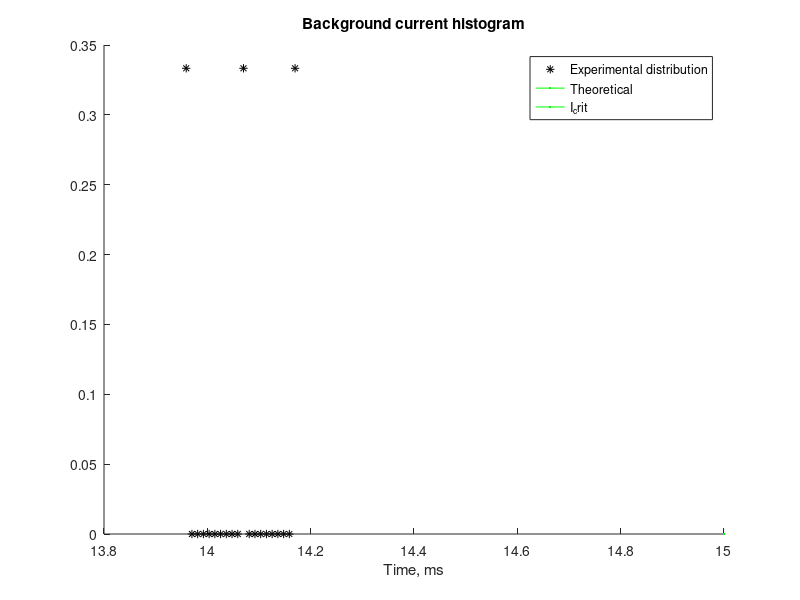

Reproduce this figure in MATLAB.
%% Print Analysed Raw Data
function pard
global pi
pi = 3.14159265359;
    fprintf('\n\t\tNew instance %4.0f\n', random('Uniform', 1, 99999));

    LOAD_NEURON_PARAMETERS = 1;
    LOAD_POTENTIALS = 0;
    LOAD_SYNAPSE_DATA = 0;
    LOAD_SPIKES = 0;
    LOAD_SYNAPSES = 0;
    LOAD_CURRENTS = 0;
    
    CALCULATE_AVERAGE_POTENTIAL = LOAD_POTENTIALS * 1;              %Plots an average potential vs time
    CALCULATE_AVERAGE_CURRENT = LOAD_CURRENTS * 1;                  %Plots average synaptic current (with SD) vs time
    CALCULATE_BG_CURRENT_HISTOGRAM = LOAD_NEURON_PARAMETERS * 1;    %Plots a histogram of background currents of neurons
    
    CALCULATE_ACTIVITY_HISTOGRAM = LOAD_SPIKES * 1;                 %Plots an activity histogram (activity of network vs time)
    CALCULATE_AVERAGE_ISI = LOAD_SPIKES * 0;                        %Plots average InterSpike Interval vs time
    CALCULATE_ISI_HISTOGRAM = LOAD_SPIKES * 0;                      %Plots a histogram of ISI
    
    FIND_BURSTS = CALCULATE_ACTIVITY_HISTOGRAM * 1;                 %Finds bursts and marks them on other plots
    BURSTS_STATISTICS = FIND_BURSTS * 1;                            %Calculates and outputs some statistics about bursts, like length, amount os spikes, etc.
    CALCULATE_IBI = FIND_BURSTS * 0;    PLOT_IBI = CALCULATE_IBI * 0;%Calculates (and Plots resp.) time since last burst vs time.
    CALCULATE_IBI_HISTOGRAM = CALCULATE_IBI * 1;                    %Plots InterBurst Interval histogram vs time.
    FULL_BURST_AMPLITUDE = FIND_BURSTS * LOAD_SYNAPSES * 1;         %Calculates amplitude of bursts in terms of active synapses. Very slow.

%%%%%%%%%%%%%%%%%%%%%%%%%%%LOADING FROM FILES%%%%%%%%%%%%%%%%%%%%%%%%%%%%%%
    %% Analyzing parameters.txt
    fid = fopen('data/parameters.txt');
    fscanf(fid,'________Simulation parameters:\n');
    ton = fscanf(fid,'Type of neurons = %s');
    tos = fscanf(fid,'\nType of synapses = %s');
    N = fscanf(fid,'Neurons in simulation = %f;');
    p = fscanf(fid,'\nProbability of connection = %f;');
    time_length = fscanf(fid,'\nLength of simulation (msec) = %f;');
    tbe = fscanf(fid,'\nTime between exports (msec) = %f');
    fscanf(fid,'%s', 1);
    tbvie = fscanf(fid,'\nTime between I/V exports (msec) = %f');
    dt = fscanf(fid,';\nTime-step (msec) = %f;');
    fscanf(fid,'\n');
    tbwe = fscanf(fid,'\nTime between weight exports = %f;');
    aoin = fscanf(fid,'\nAmount of inhibitory neurons = %f;');
    tostim = fscanf(fid,'\nType of stimulation = %f;');
    syn_noise_freq = fscanf(fid,'\nSynaptic noise frequency = %f;');
    tau_stim = fscanf(fid,'\nTau stimulation = %f;');
    min_noise = fscanf(fid,'\nMin noise = %f;');
    max_noise = fscanf(fid,'ax noise = %f;');
    mean_stim = fscanf(fid,'\nMean stimulation = %f;');
    sd_stim = fscanf(fid,'\nSigma stimulation = %f;');
    import_neurons = fscanf(fid,'\nImport neurons = %d;');
    import_synapses = fscanf(fid,'synapses = %d;');
    fclose(fid);

    number_of_exports = floor(time_length / tbvie) + 1;
    fprintf('Parameters loaded.\n');

    %% Analysing neuron_parameters.txt
    if LOAD_NEURON_PARAMETERS == 1
        fid = fopen('data/neuron_parameters.txt');
        fscanf(fid,'\n________Neurons potential threshold:\n');
        Vth = fscanf(fid,'%f ');
        Vth = Vth';
        fscanf(fid,'\n________Neurons Vrest:\n');
        Vrest = fscanf(fid,'%f ');
        Vrest = Vrest';
        fscanf(fid,'\n________Neurons Ibg:\n');
        Ibg = fscanf(fid,'%f ');
        Ibg = Ibg';
        fclose(fid);
        fprintf('Neuron parameters loaded.\n');
    end
  
    %% Analyzing output.txt
    if LOAD_POTENTIALS == 1
        fid = fopen('data/output.txt');
        V = zeros(number_of_exports, N);
        time13 = zeros(1, number_of_exports);
        for i=1 : 1 : number_of_exports
            time13(i) = fscanf(fid, '_________Time = %f');
            fscanf(fid, '\n____Potentials:\n');
            asd = fscanf(fid, '%f ', [1 N]);
            for j=1 : 1 : N
                V(i, j) = asd(j);
            end
            fscanf(fid, '\n');
        end
        fclose(fid);
        fprintf('Output loaded.\n');
    end

    %% Analyzing synapse.txt
    if LOAD_SYNAPSE_DATA == 1
        fid = fopen('data/synapse.txt');
        X = zeros(1, number_of_exports);
        Y = zeros(1, number_of_exports);
        Z = zeros(1, number_of_exports);
        U = zeros(1, number_of_exports);
        time2 = zeros(1, number_of_exports);
        for i=1 : 1 : number_of_exports
            time2(i) = fscanf(fid, '_________Time = %f\n');
            X(i) = fscanf(fid, '%f ', 1);
            Y(i) = fscanf(fid, '%f ', 1);
            Z(i) = fscanf(fid, '%f ', 1);
            U(i) = fscanf(fid, '%f ', 1);
            fscanf(fid, '\n');
        end
        fclose(fid);
        fprintf('Synapse loaded.\n');
    end
  
    %% Analyzing spikes.txt
    if LOAD_SPIKES == 1
        fid = fopen('data/spikes.txt');
        rastr1 = fscanf(fid, '%f %f', [2 inf]);
        fclose(fid);
        rastr = rastr1(2,:);
        rastr_time = rastr1(1, :);
        rastr = rastr.';
        rastr_time = rastr_time.';
        num = size(rastr, 1);
        max_rastr_time = max(rastr_time);
        fprintf('Spikes loaded.\n');
    end

    %% Analyzing export/synapses.txt
    if LOAD_SYNAPSES == 1
        fid = fopen('export/synapses.txt', 'r');
        Nsyn = fscanf(fid, 'Number of synapses = %d');
        synnum = zeros(1, N);

        for i=1 : 1 : Nsyn
            buf = fscanf(fid, '%s', 1);
            while(~strcmp(buf,'from'))
                buf = fscanf(fid, '%s', 1);
            end
            buf00 = fscanf(fid, '%d', 1);
            synnum(buf00+1) = synnum(buf00+1) + 1;
        end
        fclose(fid);
        fprintf('Connections loaded.\n');
    end
    
    %% Analysing current.txt
    if LOAD_CURRENTS == 1
        fid = fopen('data/current.txt');
        I = zeros(number_of_exports, N);
        I_time = zeros(1, number_of_exports);
        for i=1 : 1 : number_of_exports
            I_time(i) = fscanf(fid, '_________Time = %f');
            asd = fscanf(fid, '%f ', [1 N]);
            for j=1 : 1 : N
                I(i, j) = asd(j);
            end
            fscanf(fid, '\n');
        end
        fclose(fid);
        fprintf('Currents loaded.\n');
    end
    
    
    fprintf('\tSimulation loaded.\n\n');
%%%%%%%%%%%%%%%%%%%%%%%%CALCULATING DATA%%%%%%%%%%%%%%%%%%%%%%%%%%%%%%%%%%%
    %% Calculate average potential
    if CALCULATE_AVERAGE_POTENTIAL == 1
        V_average = zeros(1, number_of_exports);
        for i=1 : 1 : number_of_exports
            for j=1 : 1 : N
                V_average(i) =  V_average(i) + V(i, j);
            end
            V_average(i) = V_average(i) / N;
        end
        fprintf('Average potential calculated.\n');
    end
    
    %% Calculate average current
    if CALCULATE_AVERAGE_CURRENT == 1
        I_average = zeros(1, number_of_exports);
        I_sd = zeros(1, number_of_exports);
        for i=1 : 1 : number_of_exports
            for j=1 : 1 : N
                I_average(i) =  I_average(i) + I(i, j);
            end
            I_average(i) = I_average(i) / N;
            for j=1 : 1 : number_of_exports
                I_sd(i) = I_sd(i) + (I_average(i) - I(i, j))^2;
            end
            I_sd(i) = sqrt(I_sd(i) / (N - 1));
        end
        fprintf('Average current calculated.\n');
    end
    
    %% BG current histogram
    if CALCULATE_BG_CURRENT_HISTOGRAM == 1
        I_bg_min = min(min(Ibg));
        I_bg_max = max(max(Ibg));
        I_bg_N = 20;    %SET AMOUNT OF HISTOGRAM PARTS HERE
        I_bg_d = (I_bg_max - I_bg_min) / (I_bg_N - 1);
        I_bg_hist = zeros(1, I_bg_N);
        for i=1 : 1 : N
            buf00 = floor((Ibg(i) - I_bg_min) / I_bg_d) + 1;
            I_bg_hist(buf00) = I_bg_hist(buf00) + 1;
        end
        I_bg_ind = I_bg_min : I_bg_d : I_bg_max;
        I_bg_thrs = 15;%pA
        I_bg_N1 = 0;
        I_bg_N2 = 0;
        for i=1 : 1 : N
            if(Ibg(i)>I_bg_thrs)
                I_bg_N1 = I_bg_N1 + 1;
            else
                I_bg_N2 = I_bg_N2 + 1;
            end
        end
    end
  
    %% Activity histogram
    if CALCULATE_ACTIVITY_HISTOGRAM == 1
        time_int_spikes = 1;
        integrated_spikes_amount = floor(time_length / time_int_spikes)+1;
        integrated_spikes = zeros(1, integrated_spikes_amount);
        integrated_spikes_time = zeros(1, integrated_spikes_amount);
        for i=1 : 1 : num
            integrated_spikes(floor(rastr_time(i) / time_int_spikes)+1) = ...
              integrated_spikes(floor(rastr_time(i) / time_int_spikes)+1) + 1;
        end
        integrated_spikes_time = 0 : time_int_spikes : ...
            (integrated_spikes_amount - 1) * time_int_spikes;
        integrated_spikes = integrated_spikes / N;
        fprintf('Activity histogram calculated.\n');
    end

    %% Average InterSpike Interval vs time
    if CALCULATE_AVERAGE_ISI == 1
        ISI = 1./(integrated_spikes * N);

        %Overall ISI
        spikes_in_neuron = ones(1, N);
        for i=1 : 1 : num
            spikes_in_neuron(rastr(i)+1) = spikes_in_neuron(rastr(i)+1) + 1;
        end
        overall_ISI = max_rastr_time ./ spikes_in_neuron;
        min_ISI_hist = 0;
        max_ISI_hist = max(max(overall_ISI));
        N_ISI_hist = N / 5; %SET AMOUNT OF HISTOGRAM PARTS HERE
        dISI_hist = (max_ISI_hist - min_ISI_hist) / (N_ISI_hist - 1);
        average_hist_ISI = zeros(1, N_ISI_hist);
        for i=1 : 1 : N
            buf00 = floor(overall_ISI(i) / dISI_hist) + 1;
            average_hist_ISI(buf00) = average_hist_ISI(buf00) + 1;
        end
        average_hist_ISI_ind = min_ISI_hist : dISI_hist : max_ISI_hist;
        fprintf('Average InterSpike Interval calculated.\n');
    end
  
    %% True ISI calculation - ISI histogram
    if CALCULATE_ISI_HISTOGRAM == 1
        spike_per_neuron = zeros(N, 1);
        for i=1 : 1 : length(rastr)
            neuronum = rastr(i) + 1;
            neurotime = rastr_time(i);
            spike_per_neuron(neuronum, 1) = spike_per_neuron(neuronum, 1) + 1;
            spike_per_neuron(neuronum, spike_per_neuron(neuronum, 1)+1) = neurotime;
        end
        diff_spike_per_neuron = zeros(size(spike_per_neuron));
        min_true_ISI = 0;
        max_true_ISI = 0;
        for i=1 : 1 : N
            diff_spike_per_neuron(i, 1) = spike_per_neuron(i, 1);
            diff_spike_per_neuron(i, 2) = spike_per_neuron(i, 2);
            if diff_spike_per_neuron(i, 2) > max_true_ISI
                max_true_ISI = diff_spike_per_neuron(i, 2);
            end
            if spike_per_neuron(i,1) > 1
                for j=2 : 1 : spike_per_neuron(i, 1)
                    diff_spike_per_neuron(i, j+1) = ...
                        spike_per_neuron(i, j+1) - spike_per_neuron(i, j);
                    if diff_spike_per_neuron(i, j+1) > max_true_ISI
                        max_true_ISI = diff_spike_per_neuron(i, j+1);
                    end
                end
            end
        end
        N_true_ISI = max_true_ISI / 10; %SET AMOUNT OF HISTOGRAM PARTS HERE
        true_ISI = zeros(1, N_true_ISI+1);
        d_true_ISI = (max_true_ISI - min_true_ISI) / N_true_ISI;
        for i=1 : 1 : N
            if diff_spike_per_neuron(i,1) > 0
                for j=1 : 1 : diff_spike_per_neuron(i, 1)
                    buf00 = floor(diff_spike_per_neuron(i, j+1) / d_true_ISI) + 1;
                    true_ISI(buf00) = true_ISI(buf00) + 1;
                end
            end
        end
        true_ISI_ind = min_true_ISI : d_true_ISI : max_true_ISI;
        fprintf('InterSpike Interval histogram calculated.\n');
    end
  
    %% Finding busrsts
    if FIND_BURSTS == 1
        burst_threshold = 0.2;          % % of network
        burst_width_threshold = 0.02;   % % of network
        window_size = 100;              %ms
        find_bursts = zeros(1, integrated_spikes_amount);
        for i=1 : 1 : integrated_spikes_amount
            if integrated_spikes(i) > burst_threshold
                find_bursts(i) = integrated_spikes(i);
            end
        end
        i = 1;
        while i < integrated_spikes_amount
            j = i+1;
            while integrated_spikes_time(j) - integrated_spikes_time(i) ...
                    < window_size && j+1 <= integrated_spikes_amount
                if find_bursts(i) > find_bursts(j)
                    find_bursts(j) = 0;
                else
                    find_bursts(i) = 0;
                    break;
                end
                j = j+1;
            end
            i = j;
        end
        amount_of_bursts = 0;
        burst_amps = zeros(1);
        burst_time = zeros(1);
        burst_spikes = zeros(1);
        burst_start = zeros(1);
        burst_end = zeros(1);
        for i=1 : 1 : integrated_spikes_amount
            if find_bursts(i) > 0
                amount_of_bursts = amount_of_bursts + 1;
                burst_amps(amount_of_bursts) = find_bursts(i) * N;
                burst_time(amount_of_bursts) = integrated_spikes_time(i);

                j = i-1;
                burst_spikes(amount_of_bursts) = integrated_spikes(i);
                while integrated_spikes(j) > burst_width_threshold
                    burst_spikes(amount_of_bursts) = ...
                        burst_spikes(amount_of_bursts) + integrated_spikes(j);
                    j = j - 1;
                    if j < 1
                        j = 1;
                        break;
                    end
                end
                burst_start(amount_of_bursts) = integrated_spikes_time(j);

                j = i+1;
                while integrated_spikes(j) > burst_width_threshold
                    burst_spikes(amount_of_bursts) = ...
                        burst_spikes(amount_of_bursts) + integrated_spikes(j);
                    j = j + 1;
                    if j > integrated_spikes_amount
                        j = integrated_spikes_amount;
                        break;
                    end
                end
                burst_end(amount_of_bursts) = integrated_spikes_time(j);
            end
        end
        burst_spikes = burst_spikes * N;
        burst_length = burst_end - burst_start;
        fprintf('Bursts found.\n');
    end
  
    %% Bursts statistics: average size, length, etc.
    if BURSTS_STATISTICS == 1
        % Average
        burst_length_av = 0;
        burst_activity_amp_av = 0;
        burst_spikes_amp_av = 0;
        for i=1 : 1 : amount_of_bursts
            burst_spikes_amp_av = burst_spikes_amp_av + burst_spikes(i);
            burst_length_av = burst_length_av + burst_length(i);
            burst_activity_amp_av = burst_activity_amp_av + burst_amps(i);
        end
        burst_spikes_amp_av = burst_spikes_amp_av / amount_of_bursts;
        burst_length_av = burst_length_av / amount_of_bursts;
        burst_activity_amp_av = burst_activity_amp_av / amount_of_bursts;
        
        % SD
        burst_length_sd = 0;
        burst_activity_amp_sd = 0;
        burst_spikes_amp_sd = 0;
        for i=1 : 1 : amount_of_bursts
            burst_length_sd = burst_length_sd + (burst_length(i) - burst_length_av)^2;
            burst_activity_amp_sd = burst_activity_amp_sd + (burst_activity_amp_av - burst_amps(i))^2;
            burst_spikes_amp_sd = burst_spikes_amp_sd + (burst_spikes_amp_av - burst_spikes(i))^2;
        end
        burst_spikes_amp_sd = sqrt(burst_spikes_amp_sd / (amount_of_bursts - 1));
        burst_length_sd = sqrt(burst_length_sd / (amount_of_bursts - 1));
        burst_activity_amp_sd = sqrt(burst_activity_amp_sd / (amount_of_bursts - 1));

        fprintf('Normal burst statistics calculated.\n');
    end
  
    %% InterBurst Interval calculation
    if CALCULATE_IBI == 1
        IBI = zeros(size(burst_amps));
        IBI(1) = burst_time(1);
        for i=2 : 1 : amount_of_bursts
            IBI(i) = burst_time(i) - burst_time(i-1);
        end
        fprintf('InterBurst Interval calculated.\n');
    end
    
    %% InterBurst Interval histogram
    if CALCULATE_IBI_HISTOGRAM == 1
        IBI_min = 0;
        IBI_max = max(max(IBI));
        IBI_N = 1000;   %SET AMOUNT OF HISTOGRAM PARTS HERE
        IBI_d = (IBI_max - IBI_min) / (IBI_N -1);
        IBI_hist = zeros(1, IBI_N);
        for i=1 : 1 : amount_of_bursts
            IBI_hist(floor(IBI(i) / IBI_d) + 1) = ...
                IBI_hist(floor(IBI(i) / IBI_d) + 1) + 1;
        end
        IBI_hist_ind = IBI_min : IBI_d : IBI_max;
        fprintf('InterBurst Interval histogram calculated.\n');
    end

    %% Burst amplitudes as spikes in synapses
    if FULL_BURST_AMPLITUDE == 1
        burst_full_amps = zeros(size(burst_time));
        for i=1 : 1 : length(rastr)
            for j=1 : 1 : length(burst_time)
                if burst_time(j) - rastr_time(i) > -time_int_spikes && ...
                      burst_time(j) - rastr_time(i) <= 0
                    burst_full_amps(j) = burst_full_amps(j) + synnum(rastr(i)+1);
                end
            end
        end
        average_full_burst_amp = 0;
        for i=1 : 1 : length(burst_time)
            average_full_burst_amp = average_full_burst_amp + burst_full_amps(i);
        end
        average_full_burst_amp = average_full_burst_amp / length(burst_time);
        sd_full_burst_amp = 0;
        for i=1 : 1 : amount_of_bursts
            sd_full_burst_amp = sd_full_burst_amp + (average_full_burst_amp - burst_full_amps(i))^2;
        end
        sd_full_burst_amp = sqrt(sd_full_burst_amp/length(burst_time));
        fprintf('Synapse bursts amplitudes calculated.\n');
    end

    fprintf('\t\tData analysed.\n');
%%%%%%%%%%%%%%%%%%%%%%%%PLOTTING DATA%%%%%%%%%%%%%%%%%%%%%%%%%%%%%%%%%%%%%%
    plotnum = 1;    %number of the free figure
    %% Average potential
    if CALCULATE_AVERAGE_POTENTIAL == 1
        figure(plotnum);
        plot(time13, V_average / 15);
        axis([0 max(max(time13)) 0 1]);
        title('Average potential');
        xlabel('Time, ms');
        ylabel('Potential / Vth');
        plotnum = plotnum + 1;
    end

    %% RASTER
    if LOAD_SPIKES == 1
        figure(plotnum);
        hold on;
        plot(rastr_time, rastr, 'k.','MarkerSize',1);
        if FIND_BURSTS == 1
            for i=1 : 1 : amount_of_bursts
                plot([burst_time(i) burst_time(i)], [0 N], 'r');
            end
        end
        plot([max_rastr_time max_rastr_time], [0 N], 'g.-');
        title('Raster plot of spiking neurons');
        axis([0 time_length 0 N]);
        xlabel('Time, ms');
        ylabel('Number of neuron');
        hold off;
        plotnum = plotnum + 1;
    end

    %% Activity
    if CALCULATE_ACTIVITY_HISTOGRAM == 1
        figure(plotnum);
        hold on;
        plot(integrated_spikes_time, integrated_spikes);
        plot([max_rastr_time max_rastr_time], [0 N], 'g.-');
        if FIND_BURSTS == 1
            for i=1 : 1 : amount_of_bursts
                plot([burst_time(i) burst_time(i)], [0 burst_amps(i)/N], 'r');
            end
        end
        title('Fraction of neurons spiking per time');
        axis([0 time_length 0 1]);
        xlabel('Time, ms');
        ylabel('Fraction of network');
        hold off;
        plotnum = plotnum + 1;
    end
    
    %% Synapse data
    if LOAD_SYNAPSE_DATA == 1
        figure(plotnum);
        hold on;
        title('Average x, y, z, u.');
        plot(time2, X, 'b');
        plot(time2, Y, 'k');
        plot(time2, Z, 'y');
        plot(time2, U, 'r');
        axis([0 time_length 0 1]);
        legend('X', 'Y', 'Z', 'U');
        xlabel('Time, ms');
        ylabel('Fraction');
        hold off;
        plotnum = plotnum + 1;
    end

    %% IBI
    if PLOT_IBI == 1
        figure(plotnum);
        hold on;
        plot(burst_time, IBI, 'k');
        title('InterBurst Interval');
        xlabel('Time, ms');
        ylabel('InterBurst Interval, ms');
        hold off;
        plotnum = plotnum + 1;
    end

    %% Average ISI
    if CALCULATE_AVERAGE_ISI == 1
        figure(plotnum);
        hold on;
        plot(integrated_spikes_time, ISI, 'k');
        title('Average InterSpikes Interval');
        axis([0 time_length 0 1]);
        xlabel('Time, ms');
        ylabel('InterSpikes Interval, ms');
        hold off;
        plotnum = plotnum + 1;
    end

    %% Average ISI histogram
    if CALCULATE_AVERAGE_ISI == 1
        figure(plotnum);
        hold on;
        plot(average_hist_ISI_ind, average_hist_ISI, 'k');
        title('InterSpikes Interval Histogram');
        xlabel('Time, ms');
        ylabel(' ');
        hold off;
        plotnum = plotnum + 1;
    end

    %% ISI histogram
    if CALCULATE_ISI_HISTOGRAM == 1
        figure(plotnum);
        hold on;
        plot(true_ISI_ind, true_ISI, 'k*');
        title('InterSpikes Interval Histogram')
        xlabel('Time, ms');
        ylabel(' ');
        hold off;
        plotnum = plotnum + 1;
    end

    %% IBI histogram
    if CALCULATE_IBI_HISTOGRAM == 1
        figure(plotnum);
        hold on;
        plot(IBI_hist_ind, IBI_hist, 'k*');
        title('InterBurst Interval Histogram')
        xlabel('Time, ms');
        ylabel(' ');
        hold off;
        plotnum = plotnum + 1;
    end

    %% Currents
    if LOAD_CURRENTS == 1
        figure(plotnum);
        hold on;
        errorbar(I_time, I_average, I_sd, 'k');
        title('Average currents with sd')
        xlabel('Time, ms');
        ylabel('Synaptic current, pA');
        axis([0 time_length min(min(I))*1.1 max(max(I))*1.1]);
        hold off;
        plotnum = plotnum + 1;
    end
    
    %% Background currents
    if CALCULATE_BG_CURRENT_HISTOGRAM == 1
        figure(plotnum);
        hold on;
        plot(I_bg_ind, I_bg_hist / N, 'k*');
        arr = min_noise : (max_noise - min_noise) / 1000 : max_noise;
        plot(arr, normalDistrTheor(mean_stim, sd_stim, arr), 'r');%.*max(max(I_bg_hist))*10
        plot([I_bg_thrs I_bg_thrs], [0 normalDistrTheor(mean_stim, sd_stim, I_bg_thrs)],'g');
        title('Background current histogram')
        xlabel('Time, ms');
        ylabel(' ');
        legend('Experimental distribution', 'Theoretical', 'I_crit');
        hold off;
        plotnum = plotnum + 1;
    end

%%%%%%%%%%%%%%%%%%%%%%%%PRINTING DATA%%%%%%%%%%%%%%%%%%%%%%%%%%%%%%%%%%%%%%
    %% Burst data:
    if FIND_BURSTS == 1
        fprintf('Burst info: Total %d bursts:', amount_of_bursts);
        for i=1 : 1 : amount_of_bursts
            fprintf(' %d', burst_amps(i));
        end
        fprintf('\n');
    end
    if BURSTS_STATISTICS == 1
        fprintf('\nBursts'' neuron amps: Mean: %f, sd: %f.', burst_activity_amp_av, burst_activity_amp_sd);
        fprintf('\nBursts'' lengths: Mean: %f, sd: %f.', burst_length_av, burst_length_sd);
        fprintf('\nBursts'' spikes amounts: Mean: %f, sd: %f.', burst_spikes_amp_av, burst_spikes_amp_sd);
    end
    if FULL_BURST_AMPLITUDE == 1
        fprintf('\nBurst unnormal info. Mean: %f, sd: %f.', average_full_burst_amp, sd_full_burst_amp);
    end
    
    %% BG current data:
    if CALCULATE_BG_CURRENT_HISTOGRAM == 1
        fprintf('\n\nBackground current info. N1 (active): %d (%.1f%%), N2(not-active): %d (%.1f%%).', I_bg_N1, I_bg_N1 / N*100, I_bg_N2, I_bg_N2/N*100);
    end
%     fid = fopen('current_hist_data.txt', 'w');
%     fprintf(fid, 'I_bg | Amount of neurons with this Ibg.\n\n');
%     for i=1 : 1 : I_bg_N
%         fprintf(fid, '%.2f %d\n', I_bg_ind(i), I_bg_hist(i));
%     end
%     fclose(fid);

    fprintf('\n');
    
end

function answ = normalDistrTheor(average, sd, index)
global pi
    answ = 1 ./ (sqrt(2.*pi).*sd) .* exp(- (index - average).^2 ./ (2 .* sd.^2));
end
